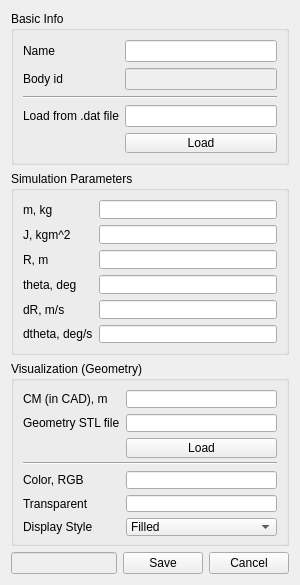
<?xml version="1.0" encoding="UTF-8"?>
<ui version="4.0">
 <class>Form</class>
 <widget class="QWidget" name="Form">
  <property name="geometry">
   <rect>
    <x>0</x>
    <y>0</y>
    <width>300</width>
    <height>585</height>
   </rect>
  </property>
  <property name="sizePolicy">
   <sizepolicy hsizetype="Fixed" vsizetype="Preferred">
    <horstretch>0</horstretch>
    <verstretch>0</verstretch>
   </sizepolicy>
  </property>
  <property name="minimumSize">
   <size>
    <width>300</width>
    <height>585</height>
   </size>
  </property>
  <property name="maximumSize">
   <size>
    <width>300</width>
    <height>585</height>
   </size>
  </property>
  <property name="windowTitle">
   <string>Body</string>
  </property>
  <layout class="QVBoxLayout" name="verticalLayout">
   <item>
    <widget class="QGroupBox" name="groupBox_basicInfo">
     <property name="title">
      <string>Basic Info</string>
     </property>
     <layout class="QGridLayout" name="gridLayout">
      <item row="1" column="0">
       <widget class="QLabel" name="bodyID_label">
        <property name="text">
         <string>Body id</string>
        </property>
       </widget>
      </item>
      <item row="0" column="0">
       <widget class="QLabel" name="name_label">
        <property name="text">
         <string>Name</string>
        </property>
       </widget>
      </item>
      <item row="3" column="0">
       <widget class="QLabel" name="bodyID_label_2">
        <property name="text">
         <string>Load from .dat file</string>
        </property>
       </widget>
      </item>
      <item row="0" column="1">
       <widget class="QLineEdit" name="name_lineEdit"/>
      </item>
      <item row="2" column="0" colspan="2">
       <widget class="Line" name="line">
        <property name="orientation">
         <enum>Qt::Horizontal</enum>
        </property>
       </widget>
      </item>
      <item row="1" column="1">
       <widget class="QLineEdit" name="bodyID_lineEdit">
        <property name="enabled">
         <bool>false</bool>
        </property>
       </widget>
      </item>
      <item row="4" column="1">
       <widget class="QPushButton" name="load_data_pushButton">
        <property name="sizePolicy">
         <sizepolicy hsizetype="Minimum" vsizetype="Preferred">
          <horstretch>0</horstretch>
          <verstretch>0</verstretch>
         </sizepolicy>
        </property>
        <property name="maximumSize">
         <size>
          <width>16777215</width>
          <height>20</height>
         </size>
        </property>
        <property name="text">
         <string>Load</string>
        </property>
       </widget>
      </item>
      <item row="3" column="1">
       <widget class="QLineEdit" name="data_file_lineEdit"/>
      </item>
     </layout>
    </widget>
   </item>
   <item>
    <widget class="QGroupBox" name="groupBox_simulationParameters">
     <property name="title">
      <string>Simulation Parameters</string>
     </property>
     <layout class="QGridLayout" name="gridLayout_2">
      <item row="1" column="0">
       <widget class="QLabel" name="J_label">
        <property name="text">
         <string>J, kgm^2</string>
        </property>
       </widget>
      </item>
      <item row="2" column="0">
       <widget class="QLabel" name="R_label">
        <property name="text">
         <string>R, m</string>
        </property>
       </widget>
      </item>
      <item row="2" column="1">
       <widget class="QLineEdit" name="R_lineEdit"/>
      </item>
      <item row="4" column="0">
       <widget class="QLabel" name="dR_label">
        <property name="text">
         <string>dR, m/s</string>
        </property>
       </widget>
      </item>
      <item row="4" column="1">
       <widget class="QLineEdit" name="dR_lineEdit"/>
      </item>
      <item row="0" column="1">
       <widget class="QLineEdit" name="m_lineEdit"/>
      </item>
      <item row="0" column="0">
       <widget class="QLabel" name="mass_label">
        <property name="text">
         <string>m, kg</string>
        </property>
       </widget>
      </item>
      <item row="1" column="1">
       <widget class="QLineEdit" name="J_lineEdit"/>
      </item>
      <item row="3" column="0">
       <widget class="QLabel" name="theta_label">
        <property name="text">
         <string>theta, deg</string>
        </property>
       </widget>
      </item>
      <item row="3" column="1">
       <widget class="QLineEdit" name="theta_lineEdit"/>
      </item>
      <item row="5" column="0">
       <widget class="QLabel" name="dtheta_label">
        <property name="text">
         <string>dtheta, deg/s</string>
        </property>
       </widget>
      </item>
      <item row="5" column="1">
       <widget class="QLineEdit" name="dtheta_lineEdit"/>
      </item>
     </layout>
    </widget>
   </item>
   <item>
    <widget class="QGroupBox" name="groupBox_Geometry">
     <property name="title">
      <string>Visualization (Geometry)</string>
     </property>
     <layout class="QGridLayout" name="gridLayout_3">
      <item row="0" column="0">
       <widget class="QLabel" name="centerOfMass_label">
        <property name="text">
         <string>CM (in CAD), m</string>
        </property>
       </widget>
      </item>
      <item row="7" column="0">
       <widget class="QLabel" name="transparent_label">
        <property name="text">
         <string>Transparent</string>
        </property>
       </widget>
      </item>
      <item row="2" column="1">
       <widget class="QLineEdit" name="geometrySTLfile_lineEdit"/>
      </item>
      <item row="8" column="1">
       <widget class="QComboBox" name="display_style_comboBox">
        <item>
         <property name="text">
          <string>Filled</string>
         </property>
        </item>
        <item>
         <property name="text">
          <string>Wireframe</string>
         </property>
        </item>
        <item>
         <property name="text">
          <string>Points</string>
         </property>
        </item>
       </widget>
      </item>
      <item row="2" column="0">
       <widget class="QLabel" name="geometrySTLfile_label">
        <property name="text">
         <string>Geometry STL file</string>
        </property>
       </widget>
      </item>
      <item row="6" column="1">
       <widget class="QLineEdit" name="color_lineEdit"/>
      </item>
      <item row="8" column="0">
       <widget class="QLabel" name="display_style_label">
        <property name="text">
         <string>Display Style</string>
        </property>
       </widget>
      </item>
      <item row="6" column="0">
       <widget class="QLabel" name="color_label">
        <property name="text">
         <string>Color, RGB</string>
        </property>
       </widget>
      </item>
      <item row="0" column="1">
       <widget class="QLineEdit" name="centerOfMass_lineEdit"/>
      </item>
      <item row="7" column="1">
       <widget class="QLineEdit" name="transparent_lineEdit"/>
      </item>
      <item row="4" column="1">
       <widget class="QPushButton" name="load_geometry_pushButton">
        <property name="sizePolicy">
         <sizepolicy hsizetype="Minimum" vsizetype="Preferred">
          <horstretch>0</horstretch>
          <verstretch>0</verstretch>
         </sizepolicy>
        </property>
        <property name="minimumSize">
         <size>
          <width>0</width>
          <height>20</height>
         </size>
        </property>
        <property name="text">
         <string>Load</string>
        </property>
       </widget>
      </item>
      <item row="5" column="0" colspan="2">
       <widget class="Line" name="line_2">
        <property name="orientation">
         <enum>Qt::Horizontal</enum>
        </property>
       </widget>
      </item>
     </layout>
    </widget>
   </item>
   <item>
    <layout class="QHBoxLayout" name="bottom_horizontalLayout">
     <property name="spacing">
      <number>6</number>
     </property>
     <item>
      <widget class="QLineEdit" name="info_lineEdit">
       <property name="enabled">
        <bool>false</bool>
       </property>
      </widget>
     </item>
     <item>
      <widget class="QPushButton" name="save_pushButton">
       <property name="text">
        <string>Save</string>
       </property>
      </widget>
     </item>
     <item>
      <widget class="QPushButton" name="cancel_pushButton">
       <property name="text">
        <string>Cancel</string>
       </property>
      </widget>
     </item>
    </layout>
   </item>
  </layout>
 </widget>
 <tabstops>
  <tabstop>name_lineEdit</tabstop>
  <tabstop>bodyID_lineEdit</tabstop>
  <tabstop>m_lineEdit</tabstop>
  <tabstop>J_lineEdit</tabstop>
  <tabstop>R_lineEdit</tabstop>
  <tabstop>theta_lineEdit</tabstop>
  <tabstop>dR_lineEdit</tabstop>
  <tabstop>dtheta_lineEdit</tabstop>
  <tabstop>centerOfMass_lineEdit</tabstop>
  <tabstop>geometrySTLfile_lineEdit</tabstop>
  <tabstop>color_lineEdit</tabstop>
  <tabstop>transparent_lineEdit</tabstop>
  <tabstop>display_style_comboBox</tabstop>
  <tabstop>info_lineEdit</tabstop>
  <tabstop>save_pushButton</tabstop>
  <tabstop>cancel_pushButton</tabstop>
 </tabstops>
 <resources/>
 <connections/>
</ui>
